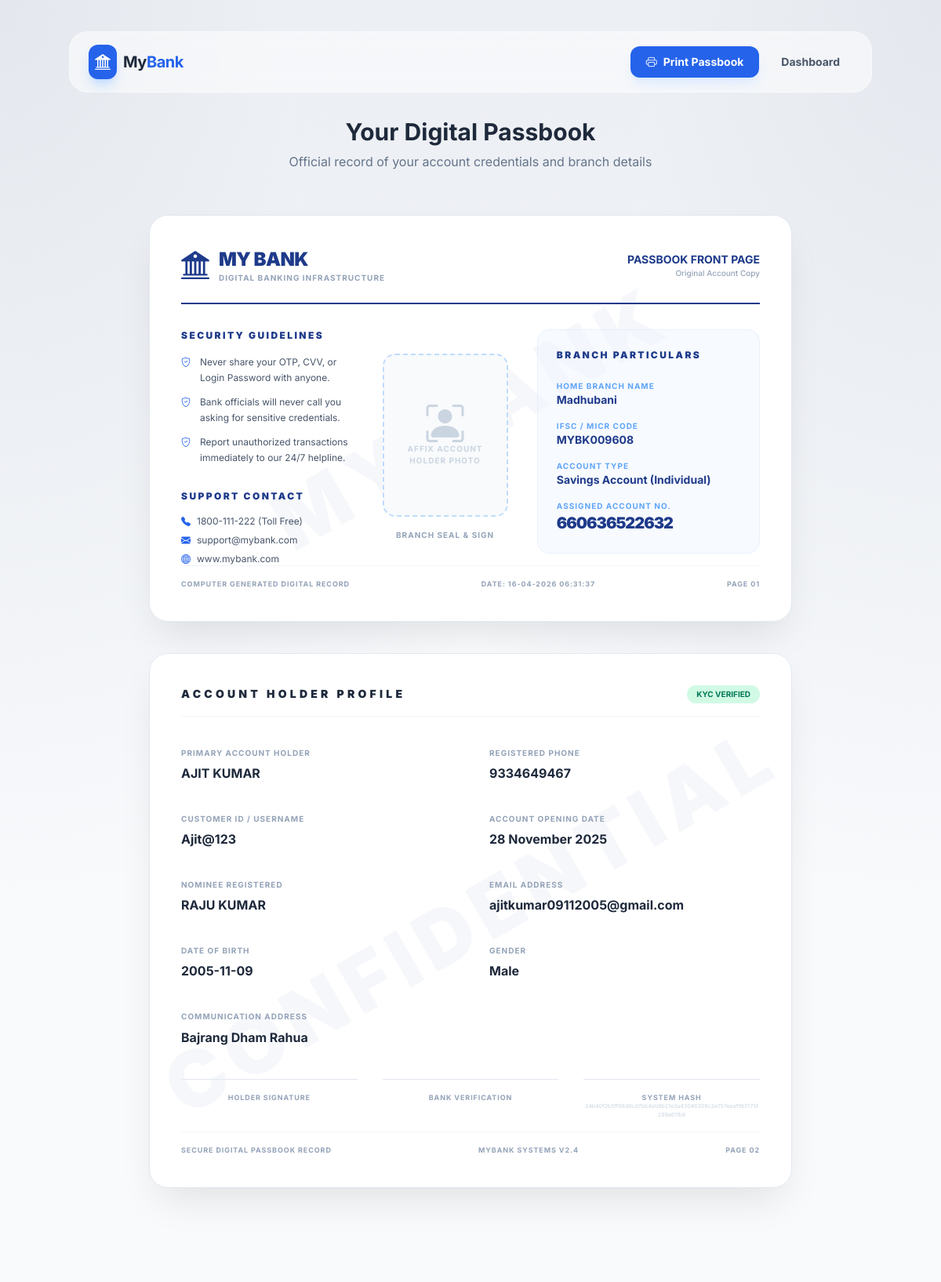
/public/passbook.php (signed in), run on the app's committed database.
### tables this page shows
CREATE TABLE `users` (
  `id` int(11) NOT NULL,
  `username` varchar(50) NOT NULL,
  `email` varchar(150) NOT NULL,
  `full_name` varchar(100) DEFAULT NULL,
  `password_hash` varchar(255) NOT NULL,
  `created_at` timestamp NOT NULL DEFAULT current_timestamp(),
  `role` enum('user','admin') NOT NULL DEFAULT 'user',
  `mobile` varchar(15) DEFAULT NULL,
  `address` text DEFAULT NULL,
  `dob` date DEFAULT NULL,
  `gender` varchar(10) DEFAULT NULL,
  `nominee_name` varchar(100) DEFAULT NULL,
  `branch_id` int(11) DEFAULT NULL,
  `kyc_status` enum('Pending','Verified','Rejected') DEFAULT 'Pending'
);

CREATE TABLE `branches` (
  `id` int(11) NOT NULL,
  `branch_name` varchar(100) NOT NULL,
  `ifsc_code` varchar(20) NOT NULL,
  `address` text DEFAULT NULL,
  `city` varchar(50) DEFAULT NULL,
  `state` varchar(50) DEFAULT NULL,
  `created_at` timestamp NOT NULL DEFAULT current_timestamp()
);

CREATE TABLE `accounts` (
  `id` int(11) NOT NULL,
  `user_id` int(11) NOT NULL,
  `account_number` varchar(20) NOT NULL,
  `balance` decimal(15,2) NOT NULL DEFAULT 0.00,
  `currency` varchar(3) NOT NULL DEFAULT 'INR',
  `created_at` timestamp NOT NULL DEFAULT current_timestamp(),
  `status` enum('Active','Inactive') NOT NULL DEFAULT 'Inactive'
);

### public/passbook.php (the view, shortened to what this page needs)
<?php
$pdo = getPDO();
$stmt = $pdo->prepare("
SELECT
    u.full_name, u.email, u.username, u.created_at,
    u.mobile, u.address, u.dob, u.gender, u.nominee_name,
    a.account_number,
    b.branch_name, b.ifsc_code
FROM users u
JOIN accounts a ON u.id = a.user_id
LEFT JOIN branches b ON u.branch_id = b.id
WHERE u.id = ?
");
$stmt->execute([$_SESSION['user_id']]);
$data = $stmt->fetch();
?>
<!DOCTYPE html>
<html lang="en">
<head>
    <script src="https://cdn.tailwindcss.com"></script>
    <link rel="stylesheet" href="https://cdn.jsdelivr.net/npm/bootstrap-icons@1.11.1/font/bootstrap-icons.css">
</head>
<body class="flex flex-col p-0 md:p-6 lg:p-10">
    <div class="mesh-bg"></div>
    <nav class="no-print w-full max-w-5xl mx-auto py-4 px-6 mb-8 flex justify-between items-center bg-white/50 backdrop-blur-md border border-white/50 rounded-3xl sticky top-4 z-50">
        <div class="flex items-center space-x-2">
            <div class="bg-blue-600 p-2 rounded-xl text-white shadow-lg shadow-blue-200">
                <i class="bi bi-bank2 text-xl"></i>
            </div>
            <span class="text-xl font-bold tracking-tight text-slate-800">My<span class="text-blue-600">Bank</span></span>
        </div>
        <div class="flex items-center space-x-3">
            <button onclick="window.print()" class="flex items-center space-x-2 bg-blue-600 hover:bg-blue-700 text-white px-5 py-2.5 rounded-xl font-bold text-sm transition shadow-lg shadow-blue-100">
                <i class="bi bi-printer"></i>
                <span>Print Passbook</span>
            </button>
            <a href="dashboard.php" class="text-sm font-bold text-slate-600 hover:text-blue-600 px-4 py-2 transition">Dashboard</a>
        </div>
    </nav>
    <main class="flex flex-col items-center space-y-10 pb-20 animate-fade">
        <div class="no-print text-center mb-4">
            <h1 class="text-3xl font-bold text-slate-800">Your Digital Passbook</h1>
            <p class="text-slate-500 mt-2">Official record of your account credentials and branch details</p>
        </div>
        <div class="passbook-page rounded-3xl p-10 flex flex-col relative">
            <div class="watermark uppercase">My Bank</div>
            <div class="relative z-10">
                <div class="flex justify-between items-center border-b-2 border-blue-900 pb-6 mb-8">
                    <div class="flex items-center space-x-3">
                        <i class="bi bi-bank2 text-4xl text-blue-900"></i>
                        <div>
                            <h2 class="text-2xl font-black text-blue-900 tracking-tight">MY BANK</h2>
                            <p class="text-[10px] uppercase font-bold text-slate-400 tracking-widest">Digital Banking Infrastructure</p>
                        </div>
                    </div>
                    <div class="text-right">
                        <p class="text-sm font-bold text-blue-900">PASSBOOK FRONT PAGE</p>
                        <p class="text-[10px] text-slate-400 font-medium">Original Account Copy</p>
                    </div>
                </div>
                <div class="grid grid-cols-12 gap-10">
                    <div class="col-span-4 space-y-8">
                        <div>
                            <h3 class="text-xs font-black text-blue-900 uppercase tracking-[0.2em] mb-4">Security Guidelines</h3>
                            <ul class="space-y-3">
                                <li class="flex items-start space-x-3 text-xs text-slate-600 leading-relaxed">
                                    <i class="bi bi-shield-check text-blue-600"></i>
                                    <span>Never share your OTP, CVV, or Login Password with anyone.</span>
                                </li>
                                <li class="flex items-start space-x-3 text-xs text-slate-600 leading-relaxed">
                                    <i class="bi bi-shield-check text-blue-600"></i>
                                    <span>Bank officials will never call you asking for sensitive credentials.</span>
                                </li>
                                <li class="flex items-start space-x-3 text-xs text-slate-600 leading-relaxed">
                                    <i class="bi bi-shield-check text-blue-600"></i>
                                    <span>Report unauthorized transactions immediately to our 24/7 helpline.</span>
                                </li>
                            </ul>
                        </div>
                        <div>
                            <h3 class="text-xs font-black text-blue-900 uppercase tracking-[0.2em] mb-4">Support Contact</h3>
                            <div class="space-y-2 text-xs text-slate-600">
                                <p class="flex items-center space-x-2"><i class="bi bi-telephone-fill text-blue-600"></i> <span>1800-111-222 (Toll Free)</span></p>
                                <p class="flex items-center space-x-2"><i class="bi bi-envelope-fill text-blue-600"></i> <span>support@mybank.com</span></p>
                                <p class="flex items-center space-x-2"><i class="bi bi-globe text-blue-600"></i> <span>www.mybank.com</span></p>
                            </div>
                        </div>
                    </div>
                    <div class="col-span-3 flex flex-col items-center justify-center">
                        <div class="w-40 h-52 border-2 border-dashed border-blue-200 rounded-2xl bg-slate-50 flex items-center justify-center text-center p-6">
                            <div class="text-slate-300">
                                <i class="bi bi-person-bounding-box text-5xl mb-2"></i>
                                <p class="text-[10px] font-bold uppercase tracking-widest">Affix Account Holder Photo</p>
                            </div>
                        </div>
                        <p class="mt-4 text-[10px] font-bold text-slate-400 uppercase tracking-widest">Branch Seal & Sign</p>
                    </div>
                    <div class="col-span-5">
                        <div class="bg-blue-50/50 rounded-2xl p-6 border border-blue-100/50 space-y-6">
                            <h3 class="text-xs font-black text-blue-900 uppercase tracking-[0.2em]">Branch Particulars</h3>
                            <div class="space-y-4">
                                <div>
                                    <label class="block text-[10px] font-bold text-blue-400 uppercase tracking-widest">Home Branch Name</label>
                                    <p class="text-sm font-bold text-blue-900"><?= htmlspecialchars($data['branch_name'] ?? 'N/A') ?></p>
                                </div>
                                <div>
                                    <label class="block text-[10px] font-bold text-blue-400 uppercase tracking-widest">IFSC / MICR Code</label>
                                    <p class="text-sm font-bold text-blue-900"><?= htmlspecialchars($data['ifsc_code'] ?? 'N/A') ?></p>
                                </div>
                                <div>
                                    <label class="block text-[10px] font-bold text-blue-400 uppercase tracking-widest">Account Type</label>
                                    <p class="text-sm font-bold text-blue-900">Savings Account (Individual)</p>
                                </div>
                                <div>
                                    <label class="block text-[10px] font-bold text-blue-400 uppercase tracking-widest">Assigned Account No.</label>
                                    <p class="text-xl font-black text-blue-900 tracking-tighter"><?= htmlspecialchars($data['account_number'] ?? 'XXXXXXXXXXXX') ?></p>
                                </div>
                            </div>
                        </div>
                    </div>
                </div>
            </div>
            <div class="mt-auto border-t border-slate-100 pt-4 flex justify-between items-center text-[9px] text-slate-400 font-bold uppercase tracking-widest">
                <span>Computer Generated Digital Record</span>
                <span>Date: <?= date('d-m-Y H:i:s') ?></span>
                <span>Page 01</span>
            </div>
        </div>
        <div class="passbook-page rounded-3xl p-10 flex flex-col relative">
            <div class="watermark uppercase">Confidential</div>
            <div class="relative z-10 flex flex-col h-full">
                <div class="flex items-center justify-between border-b border-slate-100 pb-4 mb-8">
                    <h2 class="text-sm font-black text-slate-800 uppercase tracking-[0.3em]">Account Holder Profile</h2>
                    <span class="text-[10px] bg-emerald-100 text-emerald-700 px-3 py-1 rounded-full font-bold uppercase">KYC Verified</span>
                </div>
                <div class="grid grid-cols-2 gap-x-12 gap-y-8">
                    <div class="space-y-1">
                        <label class="text-[10px] font-bold text-slate-400 uppercase tracking-widest">Primary Account Holder</label>
                        <p class="text-base font-bold text-slate-800 uppercase"><?= htmlspecialchars($data['full_name'] ?? 'N/A') ?></p>
                    </div>
                    <div class="space-y-1">
                        <label class="text-[10px] font-bold text-slate-400 uppercase tracking-widest">Registered Phone</label>
                        <p class="text-base font-bold text-slate-800"><?= htmlspecialchars($data['mobile'] ?? 'N/A') ?></p>
                    </div>
                    <div class="space-y-1">
                        <label class="text-[10px] font-bold text-slate-400 uppercase tracking-widest">Customer ID / Username</label>
                        <p class="text-base font-bold text-slate-800"><?= htmlspecialchars($data['username'] ?? 'N/A') ?></p>
                    </div>
                    <div class="space-y-1">
                        <label class="text-[10px] font-bold text-slate-400 uppercase tracking-widest">Account Opening Date</label>
                        <p class="text-base font-bold text-slate-800"><?= date('d F Y', strtotime($data['created_at'])) ?></p>
                    </div>
                    <div class="space-y-1">
                        <label class="text-[10px] font-bold text-slate-400 uppercase tracking-widest">Nominee Registered</label>
                        <p class="text-base font-bold text-slate-800 uppercase"><?= htmlspecialchars($data['nominee_name'] ?? 'None Provided') ?></p>
                    </div>
                    <div class="space-y-1">
                        <label class="text-[10px] font-bold text-slate-400 uppercase tracking-widest">Email Address</label>
                        <p class="text-base font-bold text-slate-800"><?= htmlspecialchars($data['email'] ?? 'N/A') ?></p>
                    </div>
                    <div class="space-y-1">
                        <label class="text-[10px] font-bold text-slate-400 uppercase tracking-widest">Date of Birth</label>
                        <p class="text-base font-bold text-slate-800"><?= htmlspecialchars($data['dob'] ?? 'N/A') ?></p>
                    </div>
                    <div class="space-y-1">
                        <label class="text-[10px] font-bold text-slate-400 uppercase tracking-widest">Gender</label>
                        <p class="text-base font-bold text-slate-800"><?= htmlspecialchars($data['gender'] ?? 'N/A') ?></p>
                    </div>
                    <div class="col-span-2 space-y-1">
                        <label class="text-[10px] font-bold text-slate-400 uppercase tracking-widest">Communication Address</label>
                        <p class="text-base font-bold text-slate-800 leading-relaxed"><?= htmlspecialchars($data['address'] ?? 'N/A') ?></p>
                    </div>
                </div>
                <div class="mt-auto pt-10 grid grid-cols-3 gap-8">
                    <div class="border-t border-slate-200 pt-4">
                        <p class="text-[9px] font-bold text-slate-400 uppercase tracking-widest text-center">Holder Signature</p>
                    </div>
                    <div class="border-t border-slate-200 pt-4">
                        <p class="text-[9px] font-bold text-slate-400 uppercase tracking-widest text-center">Bank Verification</p>
                    </div>
                    <div class="border-t border-slate-200 pt-4">
                        <p class="text-[9px] font-bold text-slate-400 uppercase tracking-widest text-center">System Hash</p>
                        <p class="text-[7px] text-slate-300 text-center break-all"><?= hash('sha256', $data['account_number'] . $data['username']) ?></p>
                    </div>
                </div>
            </div>
            <div class="mt-4 border-t border-slate-100 pt-4 flex justify-between items-center text-[9px] text-slate-400 font-bold uppercase tracking-widest">
                <span>Secure Digital Passbook Record</span>
                <span>MyBank Systems v2.4</span>
                <span>Page 02</span>
            </div>
        </div>
    </main>
</body>
</html>

### public/passbook.php (style rules this page uses)
body { font-family: 'Inter', sans-serif; background: radial-gradient(circle at top right, #eff6ff 0%, #dbeafe 50%, #bfdbfe 100%); min-height: 100vh; }
.passbook-page { width: 820px; min-height: 500px; background: white; border: 1px solid #e2e8f0; position: relative; overflow: hidden; box-shadow: 0 25px 50px -12px rgba(0, 0, 0, 0.1); }
.watermark { position: absolute; top: 50%; left: 50%; transform: translate(-50%, -50%) rotate(-30deg); font-size: 100px; font-weight: 900; color: rgba(30, 58, 138, 0.04); white-space: nowrap; pointer-events: none; z-index: 0; letter-spacing: 0.1em; }
.mesh-bg { position: fixed; top: 0; left: 0; width: 100%; height: 100%; z-index: -1; background-color: #f8fafc; background-image: radial-gradient(at 0% 0%, hsla(225, 39%, 30%, 0.1) 0, transparent 50%), radial-gradient(at 100% 0%, hsla(225, 39%, 30%, 0.1) 0, transparent 50%); }
.animate-fade { animation: fadeIn 0.5s ease-out forwards; }

### data on the page
users: branch.branch_name "Madhubani", branch.ifsc_code "MYBK009608", accounts.account_number "660636522632", full_name "AJIT KUMAR", mobile "9334649467", username "Ajit@123", created_at "28 November 2025", nominee_name "RAJU KUMAR", email "ajitkumar09112005@gmail.com", dob "2005-11-09", gender "Male", address "Bajrang Dham Rahua", username.account_number "24b40f2b5ff68d9cd7bb4eb8b21e3a43046309c2e757eeaf9b1775f289a611b6"
